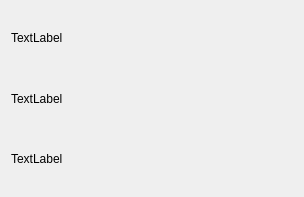
<?xml version="1.0" encoding="UTF-8"?>
<ui version="4.0">
 <class>Details</class>
 <widget class="QDialog" name="Details">
  <property name="geometry">
   <rect>
    <x>0</x>
    <y>0</y>
    <width>304</width>
    <height>197</height>
   </rect>
  </property>
  <property name="windowTitle">
   <string>Dialog</string>
  </property>
  <layout class="QVBoxLayout" name="verticalLayout">
   <item>
    <widget class="QLabel" name="websiteLabel">
     <property name="text">
      <string>TextLabel</string>
     </property>
    </widget>
   </item>
   <item>
    <widget class="QLabel" name="usernameLabel">
     <property name="text">
      <string>TextLabel</string>
     </property>
    </widget>
   </item>
   <item>
    <widget class="QLabel" name="passwordLabel">
     <property name="text">
      <string>TextLabel</string>
     </property>
    </widget>
   </item>
  </layout>
 </widget>
 <resources/>
 <connections/>
</ui>
